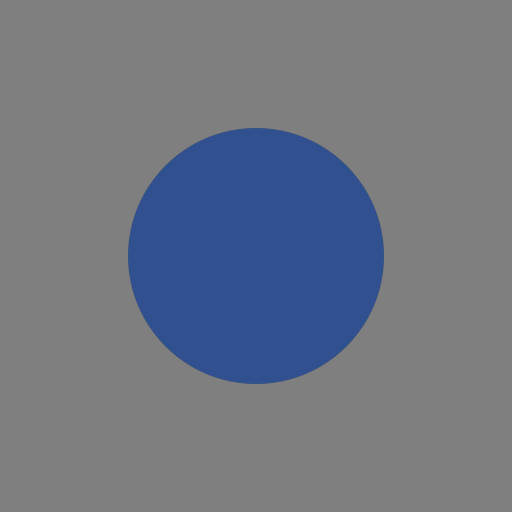
Frame 1 (no input)
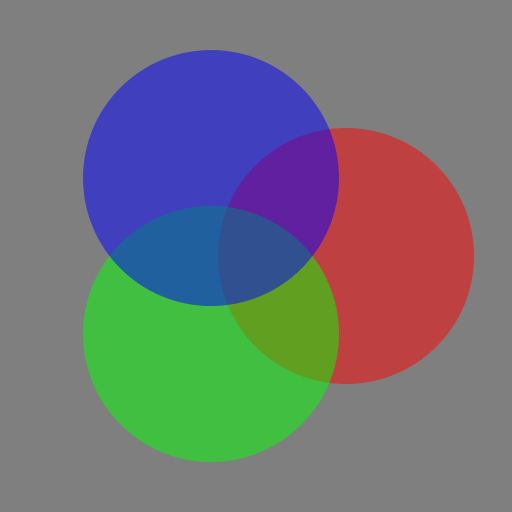
Frame 60 (the mouse pressed at the canvas centre just before this capture)
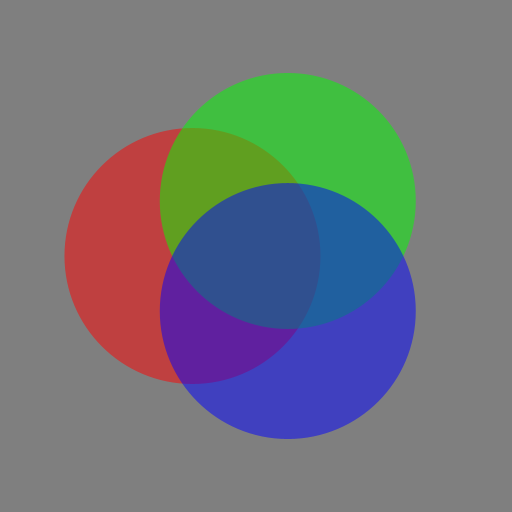
Frame 120 (the mouse held since frame 60 and released just before this capture)

The Processing sketch that drew these frames (run headless with seeded random() and noise(); from frame 60 on, the mouse is pressed at the canvas centre):

// Processing sketch: ANI2012H22_BlendColor
// ── ANI2012H22_BlendColor.pde
// ANI2012H22_BlendColor.pde
// Démonstration du comportement de différents modes de composition de couleurs.
// Barre d'espacement pour passer d'un ensemble de couleurs à l'autre.
// Touches du clavier de 1 à 0 pour changer de mode.

// paramètres
int activeBlendMode = 1;

float radius = 256;

boolean useFirstColorSet = true;

// variables
float angle;
float angleOffset;

float amplitude;
float amplitudeOffset;

float positionX;
float positionY;

float centerX;
float centerY;

color color11;
color color12;
color color13;

color color21;
color color22;
color color23;

void setup()
{
  size(512, 512);
  frameRate(60);

  noStroke();

  activeBlendMode = 1;

  // premier ensemble de couleurs
  color11 = color(255, 0,   0,   127);
  color12 = color(0,   255, 0,   127);
  color13 = color(0,   0,   255, 127);

  // second ensemble de couleurs
  color21 = color(255, 127, 64,  127);
  color22 = color(64,  255, 127, 127);
  color23 = color(127, 64,  255, 127);

  angleOffset = radians(360.0f / 3);

  centerX = width / 2.0f;
  centerY = height / 2.0f;

  amplitude = 0;
}

void draw()
{
  background(127);

  // dessiner le premier cercle
  angle = 0;

  positionX = centerX + cos(angle) * amplitude;
  positionY = centerY + sin(angle) * amplitude;

  drawCircle(positionX, positionY, radius, (useFirstColorSet ? color11 : color21));

  // dessiner le second cercle
  angle += angleOffset;

  positionX = centerX + cos(angle) * amplitude;
  positionY = centerY + sin(angle) * amplitude;

  drawCircle(positionX, positionY, radius, (useFirstColorSet ? color12 : color22));

  // dessiner le troisième cercle
  angle += angleOffset;

  positionX = centerX + cos(angle) * amplitude;
  positionY = centerY + sin(angle) * amplitude;

  drawCircle(positionX, positionY, radius, (useFirstColorSet ? color13 : color23));

  // mise à jour de l'oscillation
  amplitude = oscillate(millis(), 127.0f, 5000.0f);
}

// fonction qui permet de dessiner un cercle
void drawCircle(float x, float y, float r, color c)
{
  fill(c);
  ellipse(x, y, r, r);
}

// fonction pour configurer le mode de composition
void setBlendMode(int blendMode)
{
  activeBlendMode = blendMode < 0 ? 0 : blendMode > 9 ? 9: blendMode;

  switch (activeBlendMode)
  {
    case 1:
      blendMode(BLEND);
      println("blend mode: BLEND");
      break;
    case 2:
      blendMode(ADD);
      println("blend mode: ADD");
      break;
    case 3:
      blendMode(SUBTRACT);
      println("blend mode: SUBTRACT");
      break;
    case 4:
      blendMode(DARKEST);
      println("blend mode: DARKEST");
      break;
    case 5:
      blendMode(LIGHTEST);
      println("blend mode: LIGHTEST");
      break;
    case 6:
      blendMode(DIFFERENCE);
      println("blend mode: DIFFERENCE");
      break;
    case 7:
      blendMode(EXCLUSION);
      println("blend mode: EXCLUSION");
      break;
    case 8:
      blendMode(MULTIPLY);
      println("blend mode: MULTIPLY");
      break;
    case 9:
      blendMode(SCREEN);
      println("blend mode: SCREEN");
      break;
    case 0:
      blendMode(REPLACE);
      println("blend mode: REPLACE");
      break;
  }
}

// fonction d'interactivité au clavier
void keyReleased()
{
  if (key == '1')
    setBlendMode(1);
  if (key == '2')
    setBlendMode(2);
  if (key == '3')
    setBlendMode(3);
  if (key == '4')
    setBlendMode(4);
  if (key == '5')
    setBlendMode(5);
  if (key == '6')
    setBlendMode(6);
  if (key == '7')
    setBlendMode(7);
  if (key == '8')
    setBlendMode(8);
  if (key == '9')
    setBlendMode(9);
  if (key == '0')
    setBlendMode(0);

  if (key == ' ')
  {
    useFirstColorSet = !useFirstColorSet;
    println("color set: " + (useFirstColorSet ? 1 : 2));
  }
}

// fonction d'oscillation
float oscillate(float time, float amplitude, float period)
{
  return amplitude * sin(time * 2 * PI / period);
}
